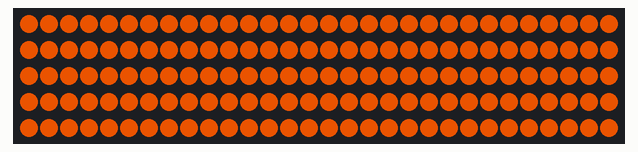
Simulated run of this sketch. Board: Arduino Uno, built with avr-gcc and run on an emulated ATmega328P. Shown: 150 RGB LEDs in strip order, left to right, continuing on the next row. Dim RGB values are drawn brighter than linear.

Above: at 0.1 s.

The sketch:

couch_lights.ino
```cpp
#include <FastLED.h>
#define NUM_LEDS 150
#define DATA_PIN 7
CRGB leds[NUM_LEDS];


void setup() {
 FastLED.addLeds<WS2811,DATA_PIN,BRG>(leds, NUM_LEDS);

}

void loop() {

 for(int i = 0; i < NUM_LEDS; i++) { leds[i] = CHSV(25, 255, 255); }
 FastLED.show();

}
```
